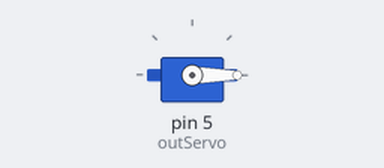
This sketch was run on a simulated Arduino Uno, built with avr-gcc and run on an emulated ATmega328P. Parts: servo.

Above: at 0.05 s.
Timing chart, 0 to 4.6 s (numbered marks = the images above):
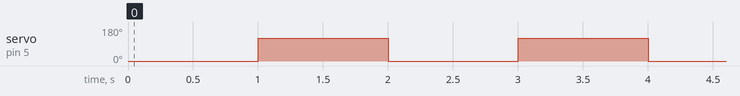

The sketch:

9.LCD.ino
```cpp
//Download dan masukan Library
#include <Servo.h>
//Inisialisasi pembuatan variable
int outServo=5; //Pin untuk Servo
Servo myservo;
void setup() {
 //Menentukan Fungsionalitas dari PIN pada Microcontroller
 Serial.begin(115200); //baudrate yang digunakan untuk komunikasi microcontroller dengan komputer
 myservo.attach(outServo);
}
void loop() {
 //Program yang akan dijalankan berulang-ulang
 myservo.write(0); //0-180
 delay(1000); //Jeda waktu perulagan seama 500 mili detik
 myservo.write(120); //0-180
 delay(1000); //Jeda waktu perulagan seama 500 mili detik
}
```

Measured:
- by itself, servo on pin 5 (outServo): alternates 120° for 1.0 s and 0° for 1.0 s
